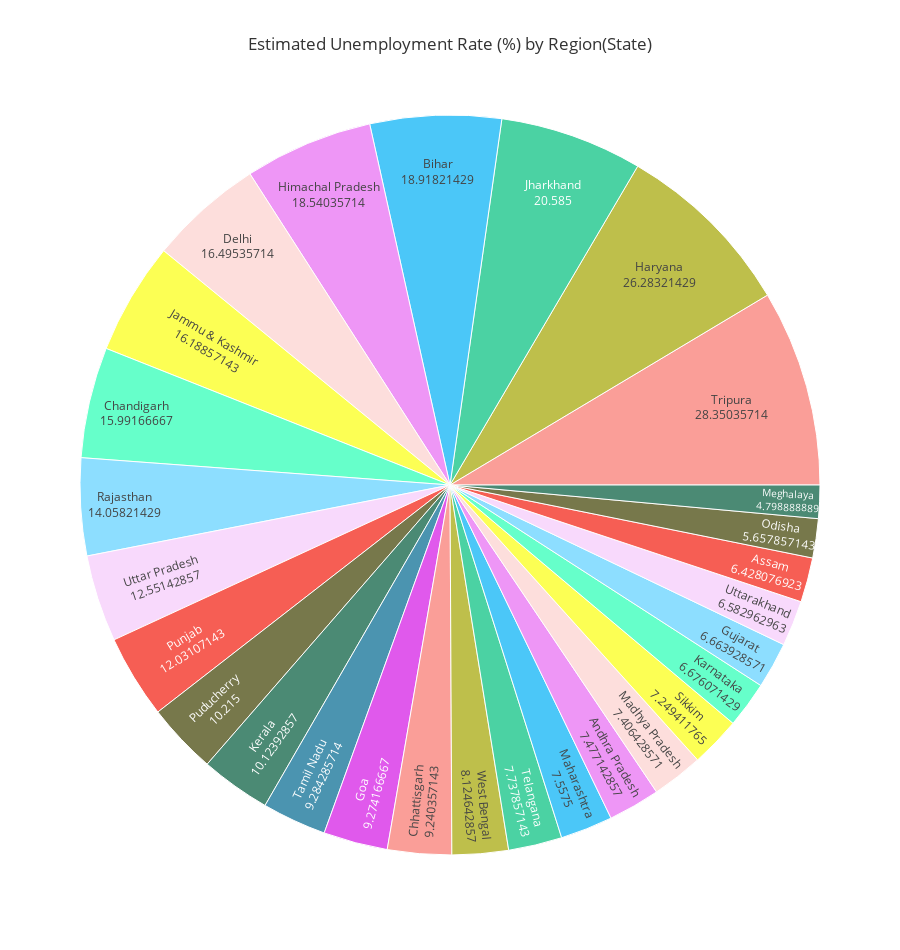

The notebook cell saved with this chart:
### Code cell
fig = px.sunburst(unemp_non_null.groupby(['Region'])['Estimated Unemployment Rate (%)'].mean().reset_index(),
                  path=['Region'], values='Estimated Unemployment Rate (%)',
                  color_continuous_scale='Plasma', title='Estimated Unemployment Rate (%) by Region(State)',
                  height=950, template='ggplot2',custom_data=['Estimated Unemployment Rate (%)'])

fig.update_traces(textinfo='label+value')

fig.show()

### Figure 1 — Plotly figure (JSON) as saved in the notebook; plotly's stock layout.template omitted (floating-point values rounded to 4 significant figures)
{"data": [{"branchvalues": "total", "customdata": [[7.477], [6.428], [18.92], [15.99], [9.24], [16.5], [9.274], [6.664], [26.28], [18.54], [16.19], [20.59], [6.676], [10.12], [7.406], [7.558], [4.799], [5.658], [10.22], [12.03], [14.06], [7.249], [9.284], [7.738], [28.35], [12.55], [6.583], [8.125]], "domain": {"x": [0, 1], "y": [0, 1]}, "hovertemplate": "labels=%{label}<br>Estimated Unemployment Rate (%)=%{value}<br>parent=%{parent}<br>id=%{id}<extra></extra>", "ids": ["Andhra Pradesh", "Assam", "Bihar", "Chandigarh", "Chhattisgarh", "Delhi", "Goa", "Gujarat", "Haryana", "Himachal Pradesh", "Jammu & Kashmir", "Jharkhand", "Karnataka", "Kerala", "Madhya Pradesh", "Maharashtra", "Meghalaya", "Odisha", "Puducherry", "Punjab", "Rajasthan", "Sikkim", "Tamil Nadu", "Telangana", "Tripura", "Uttar Pradesh", "Uttarakhand", "West Bengal"], "labels": ["Andhra Pradesh", "Assam", "Bihar", "Chandigarh", "Chhattisgarh", "Delhi", "Goa", "Gujarat", "Haryana", "Himachal Pradesh", "Jammu & Kashmir", "Jharkhand", "Karnataka", "Kerala", "Madhya Pradesh", "Maharashtra", "Meghalaya", "Odisha", "Puducherry", "Punjab", "Rajasthan", "Sikkim", "Tamil Nadu", "Telangana", "Tripura", "Uttar Pradesh", "Uttarakhand", "West Bengal"], "name": "", "parents": ["", "", "", "", "", "", "", "", "", "", "", "", "", "", "", "", "", "", "", "", "", "", "", "", "", "", "", ""], "textinfo": "label+value", "type": "sunburst", "values": [7.477, 6.428, 18.92, 15.99, 9.24, 16.5, 9.274, 6.664, 26.28, 18.54, 16.19, 20.59, 6.676, 10.12, 7.406, 7.558, 4.799, 5.658, 10.22, 12.03, 14.06, 7.249, 9.284, 7.738, 28.35, 12.55, 6.583, 8.125]}], "layout": {"height": 950, "legend": {"tracegroupgap": 0}, "title": {"text": "Estimated Unemployment Rate (%) by Region(State)"}}}
